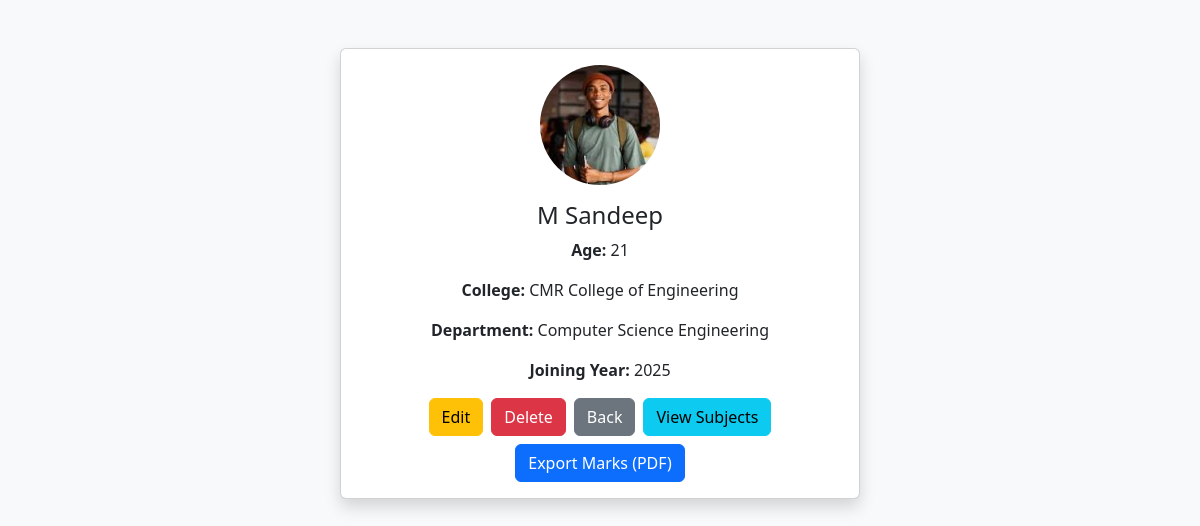
/student/17/, run on the app's committed database.
### app1/models.py (models this page shows, shortened)
class Student(models.Model):
    student_id = models.CharField(max_length=15, unique=True)
    student_name = models.CharField(max_length=50)
    student_age = models.PositiveIntegerField()
    joining_year = models.PositiveSmallIntegerField(blank=True, null=True)
    college = models.ForeignKey(College, on_delete=models.CASCADE)
    dept = models.ForeignKey(Department, on_delete=models.CASCADE)
    profile_picture = models.ImageField(upload_to='student_profiles/',blank=True,null=True)

class College(models.Model):
    college_id = models.CharField(max_length=10, unique=True)
    college_name = models.CharField(max_length=100)

class Department(models.Model):
    dept_id = models.CharField(max_length=10, unique=True)
    dept_name = models.CharField(max_length=50)

### app1/views.py (the view, shortened to what this page needs)
# urls.py: path('student/<int:id>/', views.student_profile, name='student_profile'),
def student_profile(request, id):
    student = get_object_or_404(Student, id=id)
    current_year = datetime.now().year
    completed_semesters = max(0, (current_year - student.joining_year) * 2)
    subjects = Subject.objects.filter(
        dept=student.dept
    ).select_related("semester").order_by("semester__sem_id")
    semesters = {}
    semester_order = []
    for subject in subjects:
        sem = subject.semester
        if sem not in semesters:
            semesters[sem] = []
            semester_order.append(sem)
        mark, _ = Marks.objects.get_or_create(
            student=student,
            subject=subject,
            defaults={
                "marks": None,
                "remarks": "",
                "earned_credits": 0
            }
        )
        semesters[sem].append(mark)
    semester_data = []
    overall_subjects = 0
    overall_earned_credits = 0
    all_semesters_completed = True
    for idx, semester in enumerate(semester_order, start=1):
        sem_marks = semesters[semester]
        is_active = idx <= completed_semesters
        is_saved = all(m.marks is not None for m in sem_marks)
        if is_active and not is_saved:
            all_semesters_completed = False
        if is_active and is_saved:
            total_subjects = len(sem_marks)
            total_marks = sum(m.marks for m in sem_marks)
            total_credits = sum(m.earned_credits for m in sem_marks)
            semester_gpa = round(total_marks / total_subjects, 2)
            overall_subjects += total_subjects
            overall_earned_credits += total_credits
        else:
            total_subjects = total_marks = total_credits = semester_gpa = None
        semester_data.append({
            "semester": semester,
            "marks_list": sem_marks,
            "total_subjects": total_subjects,
            "total_marks": total_marks,
            "total_credits": total_credits,
            "semester_gpa": semester_gpa,
            "is_active": is_active,
            "is_saved": is_saved,
        })
        final_result = "TBA"
    if len(semester_order) == 8 and all_semesters_completed:
     if overall_earned_credits >= 35 :
        final_result = "Pass"
    else:
        final_result = "FAIL"
    overall_cgpa = (
        round(overall_earned_credits / overall_subjects, 2)
        if overall_subjects else None
    )
    context = {
        "student": student,
        "semester_data": semester_data,
        "overall_earned_credits": overall_earned_credits if final_result else None,
        "overall_cgpa": overall_cgpa if final_result else None,
        "final_result": final_result,
    }
    return render(request, "app1/student_profile.html", context)

### app1/templates/app1/student_profile.html (shortened to what this page needs)
{% load static %}
<!DOCTYPE html>
<html lang="en">
<head>
    <link href="https://cdn.jsdelivr.net/npm/bootstrap@5.3.2/dist/css/bootstrap.min.css" rel="stylesheet">
</head>
<body class="bg-light">
<div class="container py-5">
    <div class="card mx-auto shadow" style="max-width: 520px;">
        <div class="card-body text-center">
            {% if student.profile_picture %}
                <img src="{{ student.profile_picture.url }}"
                     class="rounded-circle mb-3"
                     style="width:120px;height:120px;object-fit:cover;">
            {% else %}
                <img src="https://via.placeholder.com/120"
                     class="rounded-circle mb-3">
            {% endif %}
            <h4>{{ student.student_name }}</h4>
            <p><strong>Age:</strong> {{ student.student_age }}</p>
            <p><strong>College:</strong> {{ student.college.college_name }}</p>
            <p><strong>Department:</strong> {{ student.dept.dept_name }}</p>
            <p><strong>Joining Year:</strong> {{ student.joining_year }}</p>
            <div class="d-flex flex-wrap justify-content-center gap-2 mt-3">
                <a href="{% url 'edit_student' student.id %}" class="btn btn-warning">Edit</a>
                <form method="POST" action="{% url 'delete_student' student.id %}"
                      onsubmit="return confirm('Delete this student?');">
                    <button type="submit" class="btn btn-danger">Delete</button>
                </form>
                <a href="{% url 'home' %}" class="btn btn-secondary">Back</a>
                <button class="btn btn-info" data-bs-toggle="collapse" data-bs-target="#subjectsCollapse">
                    View Subjects
                </button>
                <a href="{% url 'export_marks_pdf' student.id %}" class="btn btn-primary">
                    Export Marks (PDF)
                </a>
            </div>
        </div>
    </div>
</div>
</body>
</html>

### data on the page
Student: profile_picture (picture), student_name "M Sandeep", student_age "21", college.college_name "CMR College of Engineering", dept.dept_name "Computer Science Engineering", joining_year "2025"
